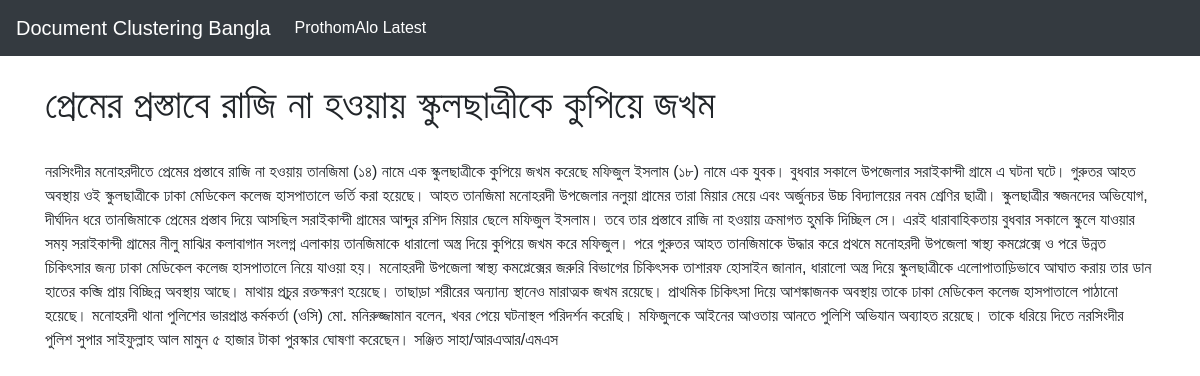
The page /aricle/1 on the database its author committed.
### blog/models.py (models this page shows, shortened)
class Article(models.Model):
    cluster = models.ForeignKey(Cluster, on_delete=models.CASCADE)
    headline = models.CharField(max_length = 200)
    content = models.CharField(max_length=2000,null=True, unique=True)

### blog/views.py (the view)
# urls.py: path('aricle/<int:article_id>', views.article, name = "article"),
def article(request, article_id):
    try:
        article = Article.objects.get(pk = article_id)
    except Article.DoesNotExist :
        raise Http404("The Item Does not Exist")
    return render(request, 'article.html', {'article' : article})

### blog/templates/article.html (shortened to what this page needs)
{% extends 'base.html' %}
{% block body %}
<h1>{{article.headline}}</h1>
<br>
<p>{{article.content}}</p>
<br>
<br>
{% endblock %}

### blog/static/css/tabs.css (style rules this page uses)
body, html { height: 100%; margin: 0; font-family: Arial; }

### rows shown on the page
Article: headline "প্রেমের প্রস্তাবে রাজি না হওয়ায় স্কুলছাত্রীকে কুপিয়ে জখম", content "নরসিংদীর মনোহরদীতে প্রেমের প্রস্তাবে রাজি না হওয়ায় তানজিমা (১৪) নামে এক স্কুলছাত্রীকে কুপিয়ে জখম করেছে মফিজুল ইসলাম (১৮) নামে এক যুবক। বুধবার সকালে উপজেলার সরাইকান্দী গ্রামে এ ঘটনা ঘটে। গুরুতর আহত অবস্থায় ওই স্কুলছাত্রীকে ঢাকা মেডিকেল কলেজ হাসপাতালে ভর্তি করা হয়েছে। আহত তানজিমা মনোহরদী উপজেলার নলুয়া গ্রামের তারা মিয়ার মেয়ে এবং অর্জুনচর উচ্চ বিদ্যালয়ের নবম শ্রেণির ছাত্রী। স্কুলছাত্রীর স্বজনদের অভিযোগ, দীর্ঘদিন ধরে তানজিমাকে প্রেমের প্রস্তাব দিয়ে আসছিল সরাইকান্দী গ্রামের আব্দুর রশিদ মিয়ার ছেলে মফিজুল ইসলাম। তবে তার প্রস্তাবে রাজি না হওয়ায় ক্রমাগত হুমকি দিচ্ছিল সে। এরই ধারাবাহিকতায় বুধবার সকালে স্কুলে যাওয়ার সময় সরাইকান্দী গ্রামের নীলু মাঝির কলাবাগান সংলগ্ন এলাকায় তানজিমাকে ধারালো অস্ত্র দিয়ে…"
